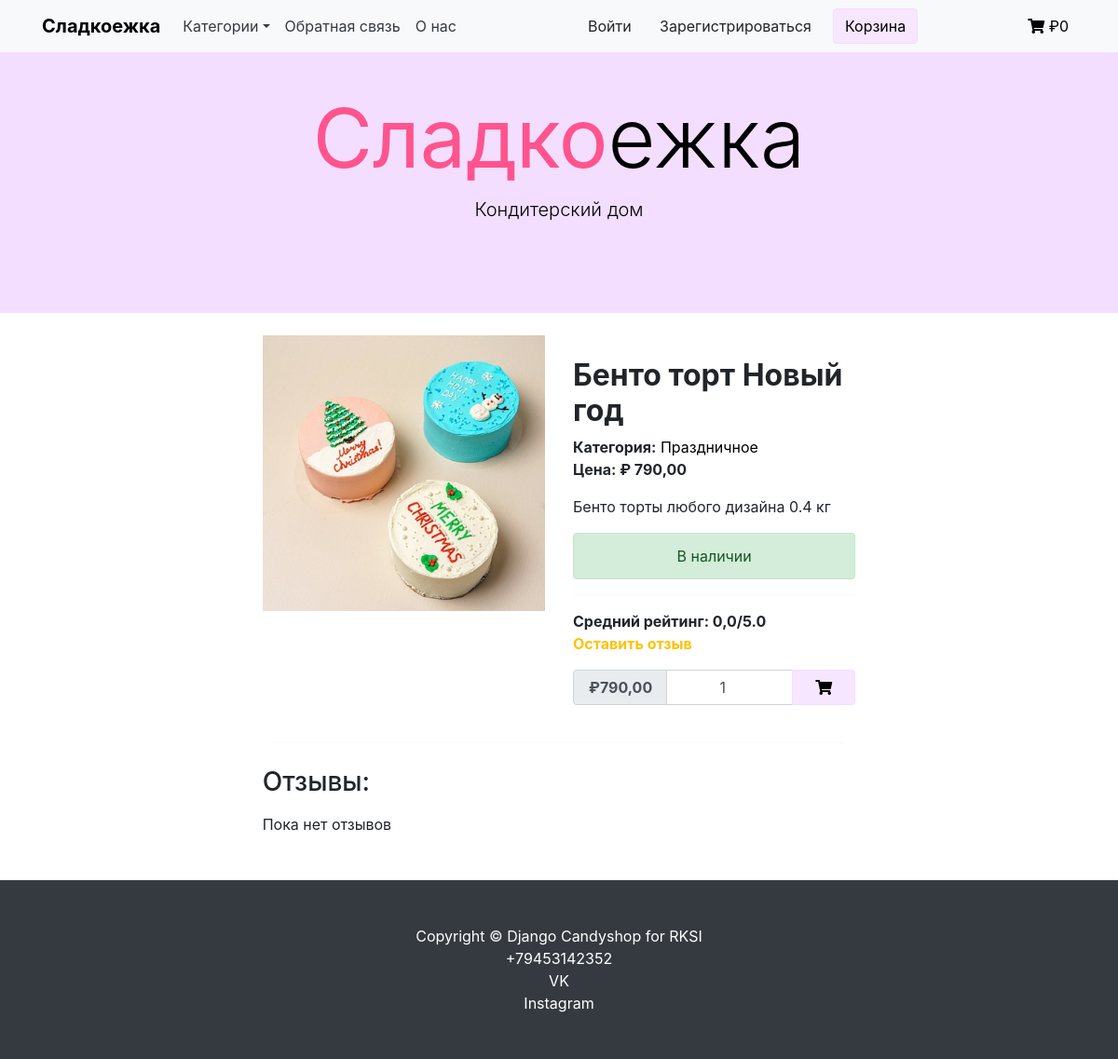
The app's page /category/shorty/bento-tort-novyj-god with its own data.
### shop/models.py (models this page shows, shortened)
class Product(models.Model):
    category = models.ForeignKey(Category, verbose_name='Категория', on_delete=models.CASCADE)
    title = models.CharField(max_length=255, verbose_name='Наименование')
    slug = models.SlugField(unique=True)
    image = models.ImageField(verbose_name='Изображение')
    description = models.TextField(verbose_name='Описание', null=True)
    price = models.DecimalField(max_digits=9, decimal_places=2, verbose_name='Цена')
    available = models.BooleanField(default=True, verbose_name='Доступность')
    class Meta:
        verbose_name = 'Товары'  # отображение названия в админке
        verbose_name_plural = 'Товары'  # отображение названия в админке
        ordering = ('title',)
    def get_average_review_score(self):
        average_score = 0.0
        if self.reviews.count() > 0:
            total_score = sum([review.rating for review in self.reviews.all()])
            average_score = total_score / self.reviews.count()
        return round(average_score, 1)

class Category(models.Model):
    name = models.CharField(max_length=255, verbose_name='Имя категории')
    slug = models.SlugField(unique=True)
    class Meta:
        ordering = ('name',)  # сортировка применяется и в отображении в админке и в шаблонах
        verbose_name = 'Категории'
        verbose_name_plural = 'Категории'
    def __str__(self):
        return self.name
    def get_absolute_url(self):
        return reverse('shop:product_list_by_category', args=[self.slug])

### shop/views.py (the view, shortened to what this page needs)
# urls.py: path('category/<slug:category_slug>/<slug:slug>', ProductDetailView.as_view(), name='product_detail'),
class ProductDetailView(DataMixin, DetailView):
    model = Product
    context_object_name = 'product'
    template_name = 'shop/product/detail.html'
    def get_context_data(self, **kwargs):
        context = super().get_context_data(**kwargs)
        context['category'] = get_object_or_404(Category, slug=self.kwargs['category_slug'])
        context['review_form'] = ReviewForm()
        context['cart_product_form'] = CartAddProductForm()
        context = self.get_user_context(**context)
        return context

### shop/forms.py
class ReviewForm(forms.ModelForm):
    class Meta:
        model = Review
        fields = ['text', 'rating']
        widgets = {
            'text': forms.Textarea(
                attrs={'class': 'form-control shadow px-2',
                       'rows': 6
                       }
            ),
            'rating': forms.RadioSelect
        }

### cart/forms.py
class CartAddProductForm(forms.Form):
    quantity = forms.IntegerField(
        min_value=1,
        widget=NumberInput(attrs={
            'class': 'form-control text-center px-3',
            'value': 1
        })
    )

### cart/cart_services.py (called while the page is built)
    def get_cart(self) -> Dict[str, Dict[str, Union[str, int]]]:
        return self.session.get(settings.CART_ID, {})

### cart/context_processors.py (called while the page is built)
def get_cart_total_price(request):
    cart = Cart(request)
    cart_total_price = sum(Decimal(item['price']) * item['quantity'] for item in cart.get_cart().values())
    return {
        'cart_total_price': cart_total_price
    }

### shop/context_processors.py (called while the page is built)
def get_categories_from_shop(request):
    categories = Category.objects.all()
    return {'categories': categories}

### shop/utils.py (called while the page is built)
    def get_user_context(self, **kwargs):
        context = kwargs
        categories = Category.objects.all()
        context['categories'] = categories
        return context

### shop/templates/shop/product/detail.html (shortened to what this page needs)
{% extends "shop/base.html" %}
{% load static %}
{% block content %}
    <br>
    <div class="card shadow-custom border-0 col-lg-8 mx-auto">
        <div class="row justify-content-center">
            <div class="col-lg-6">
                <img src="{{ product.image.url }}" alt="" class="img-fluid rounded-0">
            </div>
            <div class="col-lg-6">
                <div class="top">
                    <h2 class="mt-4 font-weight-bold text-grey">{{ product.title }}</h2>
                    <div>
                        <span class="font-weight-bold text-grey">Категория:</span>
                        <a href="{{ product.category.get_absolute_url }}" style="color:black;"> {{ product.category }}</a>
                    </div>
                    <div>
                        <span class="font-weight-bold text-grey">Цена: <span class="price">₽ {{ product.price }}</span></span>
                    </div>
                </div>
                <div class="mt-3">
                    {{ product.description }}
                </div>
                {% if product.available %}
                    <div class="alert alert-success my-3 text-center">В наличии</div>
                {% else %}
                    <div class="alert alert-danger my-3 text-center">Временно недоступен</div>
                {% endif %}
                <hr>
                <div class="review">
                    <span class="font-weight-bold text-grey">Средний рейтинг: {{ product.get_average_review_score }}/5.0</span>
                    <div class="mb-3 font-weight-bold">
                        <a href="" class="text-warning" data-toggle="modal" data-target="#myModal">Оставить отзыв</a>
                    </div>
                </div>
                <div class="mb-4">
                    <form action="{% url 'cart:cart_add' product.id %}" method="post">
                        <span class="input-group add-to-cart shadow-custom">
                            <div class="input-group-prepend">
                                <span class="input-group-text font-weight-bold px-3 price">₽{{ product.price }}</span>
                            </div>
                            {{ cart_product_form.quantity }}
                            <div class="input-group-append">
                                <button class="btn btn-primary px-4 reduce_padding" style="color:black; background-color:#f7e6ff; border-color:#f3deff" type="submit" data-toggle="tooltip" data-placement="top" title="Add to cart">
                                    <i class="fas fa-shopping-cart" ></i>
                                </button>
                            </div>
                        </span>
                    </form>
                </div>
            </div>
        </div>
    </div>
    <hr class="col-7 mx-auto">
    <div class="card shadow-custom border-0 col-lg-8 mx-auto mb-3">
        <h3 class="py-2 text-grey">Отзывы:</h3>
        {% for review in product.reviews.all %}
            <span class="font-weight-bold py-2 text-grey">{{ review.author }} - {{ review.rating }}/5 - {{ review.created|date }}</span>
            <span class="text-justify pb-2">{{ review.text }}</span>
            <hr>
        {% empty %}
            <span class="pb-2">Пока нет отзывов</span>
        {% endfor %}
    </div>
{% endblock %}

### shop/static/shop/css/base.css (style rules this page uses)
body { margin:0; padding:0; font-family:'Lobster'; }
h1, h2, h3, h4, h5 , h6 { font-family: 'Lobster'; font-weight:normal; }
a { text-decoration:none; color:#5993bb; }

### records on screen
Product: image (picture), title "Бенто торт Новый год", category "Праздничное", price "790,00", description "Бенто торты любого дизайна 0.4 кг", get_average_review_score "0,0"

### other values on screen
{{ cart_total_price }} "0"
